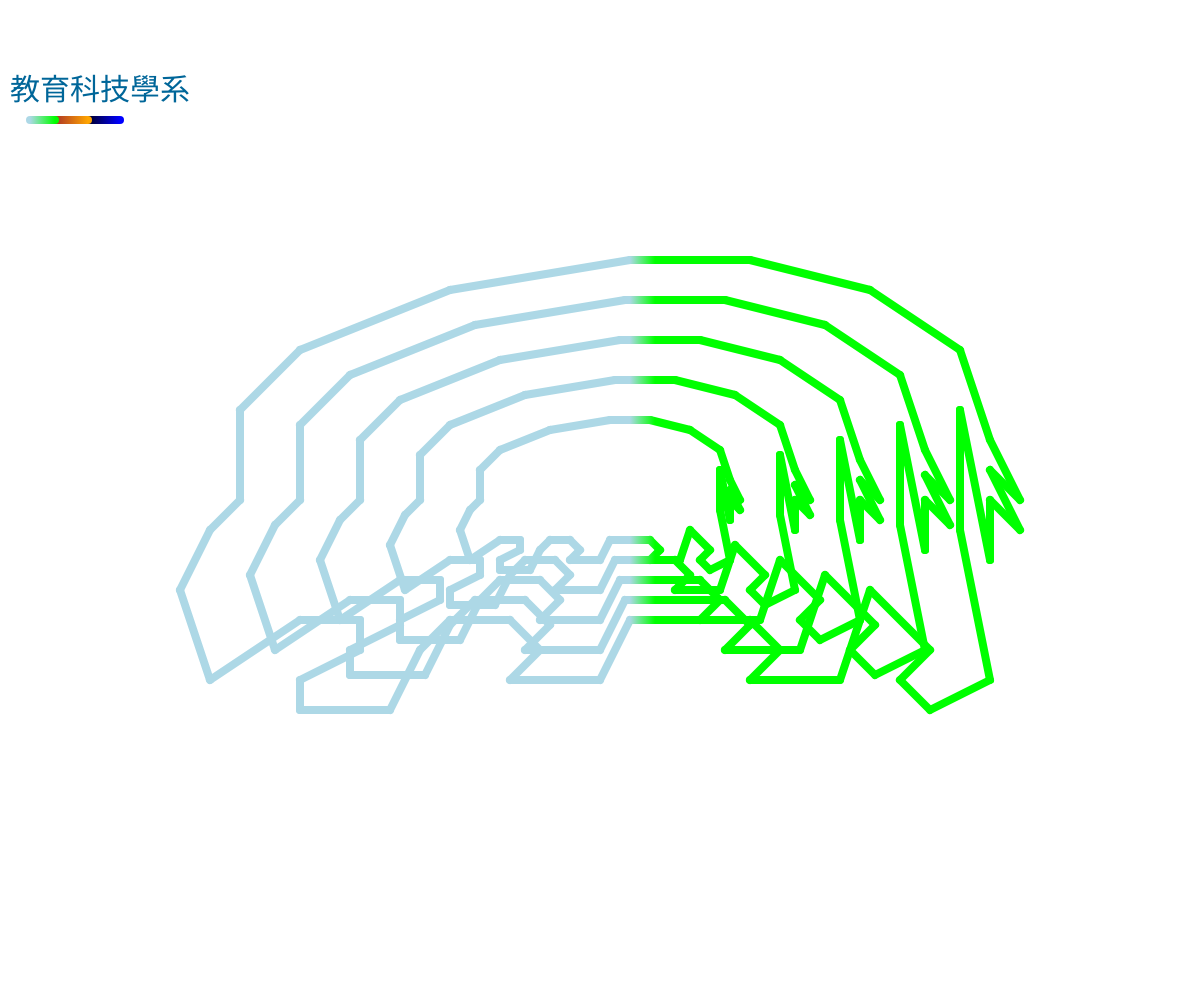
Frame 1 (no input)
Frame 60 (no input): identical to frame 1, image omitted
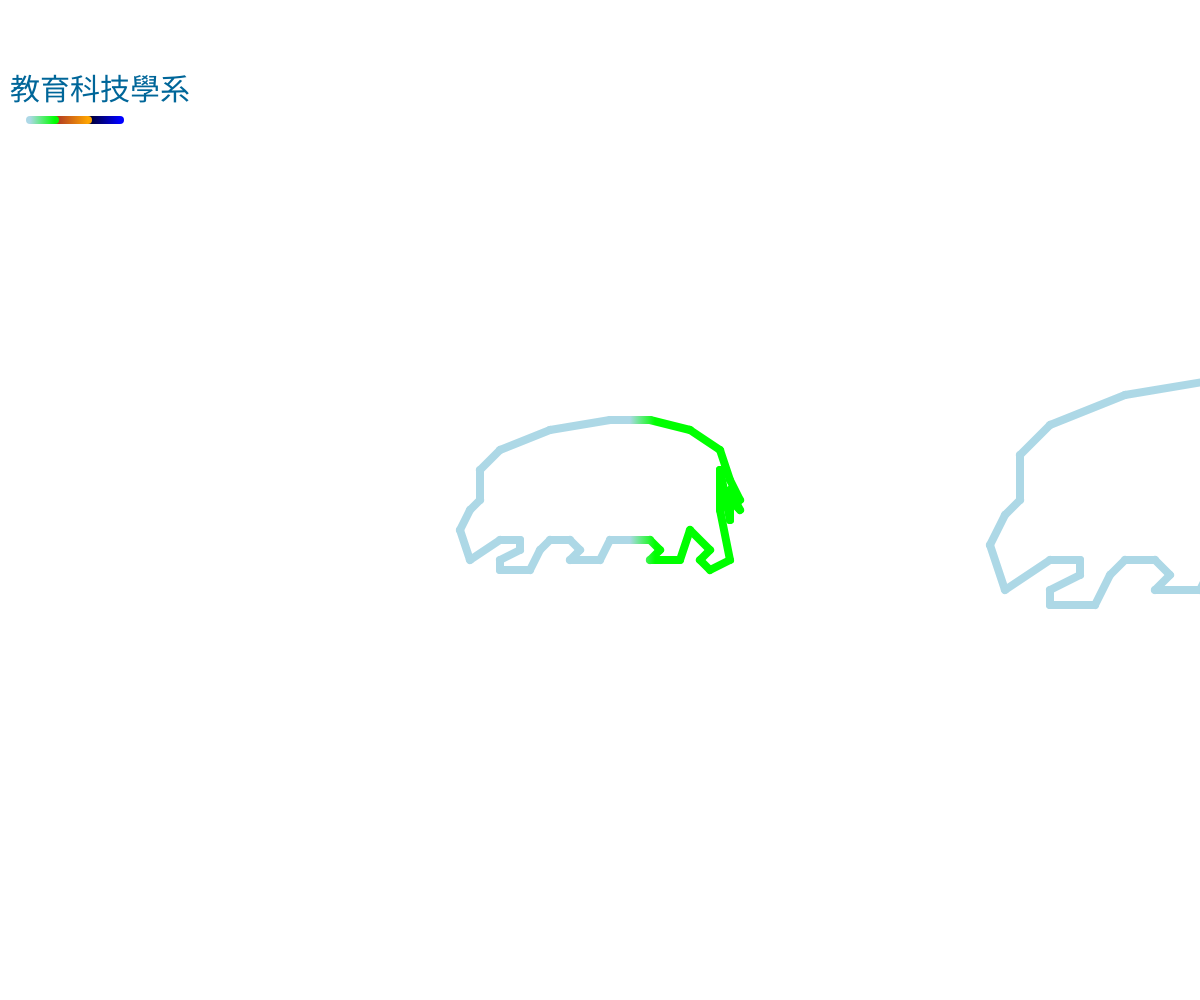
Frame 120 (the mouse pressed at the canvas centre since frame 60)

The p5.js sketch that drew these frames (run headless with seeded random() and noise() and a simulated clock; from frame 60 on, the mouse is pressed at the canvas centre):

// p5.js sketch
// ── sketch.js
let points = [[-13, -6], [-14, -3], [-13, -1],[-12,0],[-12,3],[-10,5],[-5,7],[1,8],[5,8],[9,7],[12,5],[13,2],[14,0],[13,1],[14,-1],[13,0],[13,-2],[12,3],[12,-1],[13,-6],[11,-7],[10,-6],[11,-5],[9,-3],[8,-6],[5,-6],[6,-5],[5,-4],[1,-4],[0,-6],[-3,-6],[-2,-5],[-3,-4],[-5,-4],[-6,-5],[-7,-7],[-10,-7],[-10,-6],[-8,-5],[-8,-4],[-10,-4]]; //list資料，
let points_1 = [[-13, -6], [-14, -3], [-13, -1],[-12,0],[-12,3],[-10,5],[-5,7],[1,8],[5,8],[9,7],[12,5],[13,2],[14,0],[13,1],[14,-1],[13,0],[13,-2],[12,3],[12,-1],[13,-6],[11,-7],[10,-6],[11,-5],[9,-3],[8,-6],[5,-6],[6,-5],[5,-4],[1,-4],[0,-6],[-3,-6],[-2,-5],[-3,-4],[-5,-4],[-6,-5],[-7,-7],[-10,-7],[-10,-6],[-8,-5],[-8,-4],[-10,-4]];
let points_2 = [[-13, -6], [-14, -3], [-13, -1],[-12,0],[-12,3],[-10,5],[-5,7],[1,8],[5,8],[9,7],[12,5],[13,2],[14,0],[13,1],[14,-1],[13,0],[13,-2],[12,3],[12,-1],[13,-6],[11,-7],[10,-6],[11,-5],[9,-3],[8,-6],[5,-6],[6,-5],[5,-4],[1,-4],[0,-6],[-3,-6],[-2,-5],[-3,-4],[-5,-4],[-6,-5],[-7,-7],[-10,-7],[-10,-6],[-8,-5],[-8,-4],[-10,-4]];
let points_3 = [[-13, -6], [-14, -3], [-13, -1],[-12,0],[-12,3],[-10,5],[-5,7],[1,8],[5,8],[9,7],[12,5],[13,2],[14,0],[13,1],[14,-1],[13,0],[13,-2],[12,3],[12,-1],[13,-6],[11,-7],[10,-6],[11,-5],[9,-3],[8,-6],[5,-6],[6,-5],[5,-4],[1,-4],[0,-6],[-3,-6],[-2,-5],[-3,-4],[-5,-4],[-6,-5],[-7,-7],[-10,-7],[-10,-6],[-8,-5],[-8,-4],[-10,-4]];
let points_4 = [[-13, -6], [-14, -3], [-13, -1],[-12,0],[-12,3],[-10,5],[-5,7],[1,8],[5,8],[9,7],[12,5],[13,2],[14,0],[13,1],[14,-1],[13,0],[13,-2],[12,3],[12,-1],[13,-6],[11,-7],[10,-6],[11,-5],[9,-3],[8,-6],[5,-6],[6,-5],[5,-4],[1,-4],[0,-6],[-3,-6],[-2,-5],[-3,-4],[-5,-4],[-6,-5],[-7,-7],[-10,-7],[-10,-6],[-8,-5],[-8,-4],[-10,-4]];

let ctx;
let r= 0.1;
function setup() {   //只會執行一次的函數
  createCanvas(windowWidth, windowHeight); //設定一個畫布，寬為整個視窗的寬度windowWidth，高度為整個視窗的高度windowHeight
  //把points 內的值都*50
  for (let i = 0; i < points.length; i++) {
    for (let j = 0; j < points[i].length; j++) {
      points[i][j] = points[i][j] * 10;
      
    }
  }

  for (let z = 0; z< points_1.length; z++) {
    for (let q = 0; q < points_1[z].length; q++) {
      points_1[z][q] = points_1[z][q] * 15;
      
    }
    }


  for (let s = 0; s < points_2.length; s++) {
    for (let w = 0; w < points_2[s].length; w++) {
      points_2[s][w] = points_2[s][w] * 20;
      
    }

  }
  for (let a = 0; a < points_3.length; a++) {
    for (let b = 0; b < points_3[a].length; b++) {
      points_3[a][b] = points_3[a][b] * 25;
      
    }
  }
  for (let e = 0; e < points_4.length; e++) {
    for (let f = 0; f < points_4[e].length; f++) {
      points_4[e][f] = points_4[e][f] * 30;
      
    }
  }
    
  

     
  ctx = canvas.getContext('2d');
	ctx.lineWidth = 8;
	ctx.lineCap = 'round'
	//------
	gradientLine(ctx, 82, 120, 120, 120, 'black', 'blue')
	gradientLine(ctx, 52, 120, 88, 120, 'brown', 'orange')
	gradientLine(ctx, 30, 120, 55, 120, 'lightblue', 'lime')
  
  //const num = 50
//or (let i = 0; i < num; i++) {
  //gradientLine(random(width), random(height), random(width), random(height), color(random(60), 50, 80), color(random(30, 90), 50, 100), 40)

}

function draw() {
  background(255);
  
  // scale(50)
  textSize(30)  //文字大小
  fill(0, 102, 153);  //設定顏色
  text("教育科技學系",10,100)  //顯示文字

  gradientLine(ctx, 82, 120, 120, 120, 'black', 'blue')
	gradientLine(ctx, 52, 120, 88, 120, 'brown', 'orange')
	gradientLine(ctx, 30, 120, 55, 120, 'lightblue', 'lime')

  translate(width/2, height/2); //原本原點在左上角，利用這指令把原點放到視窗的中心
  scale(1, -1);  //上下翻轉

  //line(20, 40, 60, 40)

  
  for (let i = 0; i < points.length-1; i++) {
    line(points[i][0], points[i][1], points[i+1][0], points[i+1][1]);
  }
  line(points[points.length-1][0], points[points.length-1][1], points[0][0], points[0][1]); //把最後一點與第一點的連線
  translate(mouseX,0)
  

  for (let z = 0; z < points_1.length-1; z++) {
    line(points_1[z][0], points_1[z][1], points_1[z+1][0], points_1[z+1][1]);
  }
  line(points_1[points_1.length-1][0], points_1[points_1.length-1][1], points_1[0][0], points_1[0][1]); //把最後一點與第一點的連線
  translate(mouseX,0)
  map(mouseX,0,mouseY,0,100)
  for (let s = 0; s < points_2.length-1; s++) {
    line(points_2[s][0], points_2[s][1], points_2[s+1][0], points_2[s+1][1]);
  }
  line(points_2[points_2.length-1][0], points_2[points_2.length-1][1], points_2[0][0], points_2[0][1]); //把最後一點與第一點的連線
  translate(mouseX,0)

  for (let a = 0; a < points_3.length-1; a++) {
    line(points_3[a][0], points_3[a][1], points_3[a+1][0], points_3[a+1][1]);
  }
  line(points_3[points_3.length-1][0], points_3[points_3.length-1][1], points_3[0][0], points_3[0][1]); //把最後一點與第一點的連線
  translate(mouseX,0)

  for (let e = 0; e < points_4.length-1; e++) {
    line(points_4[e][0], points_4[e][1], points_4[e+1][0], points_4[e+1][1]);
  }
  line(points_4[points_4.length-1][0], points_4[points_4.length-1][1], points_4[0][0], points_4[0][1]); //把最後一點與第一點的連線
  translate(mouseX,0)




  
  

  

    
}

// 以下函數主要畫從(x1,y1)~(x2,y2)間，顏色為c1到c2的變化

function gradientLine(ctx, x1, y1, x2, y2, c1, c2) {
  const gradient = ctx.createLinearGradient(x1, y1, x2, y2);
  gradient.addColorStop(0, c1);
  gradient.addColorStop(1, c2);
  ctx.strokeStyle = gradient;

  ctx.beginPath();
  ctx.moveTo(x1, y1);
  ctx.lineTo(x2, y2);
  ctx.stroke();
}
